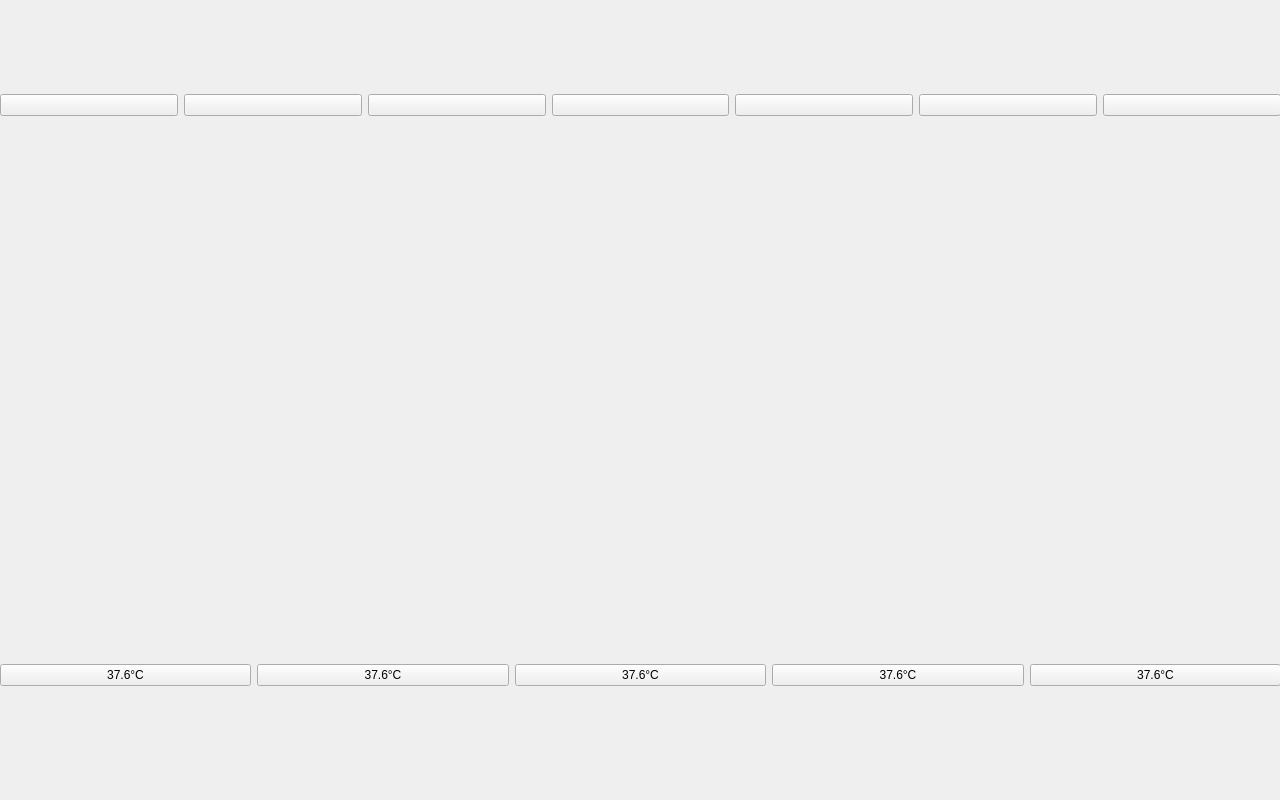
<?xml version="1.0" encoding="UTF-8"?>
<ui version="4.0">
 <class>Test</class>
 <widget class="QWidget" name="Test">
  <property name="geometry">
   <rect>
    <x>0</x>
    <y>0</y>
    <width>1280</width>
    <height>800</height>
   </rect>
  </property>
  <property name="windowTitle">
   <string>Form</string>
  </property>
  <property name="styleSheet">
   <string notr="true"/>
  </property>
  <widget class="QWidget" name="horizontalLayoutWidget">
   <property name="geometry">
    <rect>
     <x>0</x>
     <y>30</y>
     <width>1281</width>
     <height>151</height>
    </rect>
   </property>
   <layout class="QHBoxLayout" name="horizontalLayout">
    <item>
     <widget class="ButtonCommon" name="btReset">
      <property name="text">
       <string/>
      </property>
     </widget>
    </item>
    <item>
     <widget class="ButtonCommon" name="btClean">
      <property name="text">
       <string/>
      </property>
     </widget>
    </item>
    <item>
     <widget class="ButtonCommon" name="btSys">
      <property name="text">
       <string/>
      </property>
     </widget>
    </item>
    <item>
     <widget class="ButtonCommon" name="btTrans">
      <property name="text">
       <string/>
      </property>
     </widget>
    </item>
    <item>
     <widget class="ButtonCommon" name="btPrint">
      <property name="text">
       <string/>
      </property>
     </widget>
    </item>
    <item>
     <widget class="ButtonCommon" name="btPlot">
      <property name="text">
       <string/>
      </property>
     </widget>
    </item>
    <item>
     <widget class="ButtonCommon" name="btToMain">
      <property name="text">
       <string/>
      </property>
     </widget>
    </item>
   </layout>
  </widget>
  <widget class="QWidget" name="horizontalLayoutWidget_2">
   <property name="geometry">
    <rect>
     <x>0</x>
     <y>590</y>
     <width>1281</width>
     <height>171</height>
    </rect>
   </property>
   <layout class="QHBoxLayout" name="horizontalLayout_2">
    <item>
     <widget class="ButtonTest" name="btT1">
      <property name="text">
       <string>37.6°C</string>
      </property>
     </widget>
    </item>
    <item>
     <widget class="ButtonTest" name="btT2">
      <property name="text">
       <string>37.6°C</string>
      </property>
     </widget>
    </item>
    <item>
     <widget class="ButtonTest" name="btT3">
      <property name="text">
       <string>37.6°C</string>
      </property>
     </widget>
    </item>
    <item>
     <widget class="ButtonTest" name="btT4">
      <property name="text">
       <string>37.6°C</string>
      </property>
     </widget>
    </item>
    <item>
     <widget class="ButtonTest" name="btQ1">
      <property name="text">
       <string>37.6°C</string>
      </property>
     </widget>
    </item>
   </layout>
  </widget>
 </widget>
 <customwidgets>
  <customwidget>
   <class>ButtonCommon</class>
   <extends>QPushButton</extends>
   <header location="global">buttoncommon.h</header>
  </customwidget>
  <customwidget>
   <class>ButtonTest</class>
   <extends>QPushButton</extends>
   <header location="global">buttontest.h</header>
  </customwidget>
 </customwidgets>
 <resources/>
 <connections/>
</ui>
